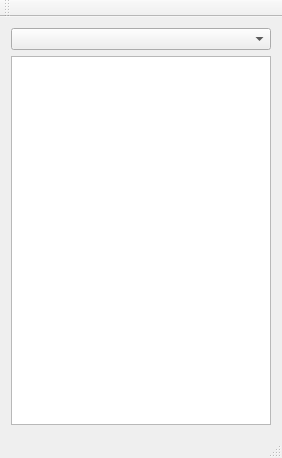
<?xml version="1.0" encoding="UTF-8"?>
<ui version="4.0">
 <class>DMWindow</class>
 <widget class="QMainWindow" name="DMWindow">
  <property name="geometry">
   <rect>
    <x>0</x>
    <y>0</y>
    <width>282</width>
    <height>458</height>
   </rect>
  </property>
  <property name="windowTitle">
   <string>MainWindow</string>
  </property>
  <widget class="QWidget" name="centralWidget">
   <layout class="QVBoxLayout" name="verticalLayout">
    <item>
     <widget class="QComboBox" name="comboBox"/>
    </item>
    <item>
     <widget class="QListWidget" name="listWidget"/>
    </item>
   </layout>
  </widget>
  <widget class="QMenuBar" name="menuBar">
   <property name="geometry">
    <rect>
     <x>0</x>
     <y>0</y>
     <width>282</width>
     <height>19</height>
    </rect>
   </property>
  </widget>
  <widget class="QToolBar" name="mainToolBar">
   <attribute name="toolBarArea">
    <enum>TopToolBarArea</enum>
   </attribute>
   <attribute name="toolBarBreak">
    <bool>false</bool>
   </attribute>
  </widget>
  <widget class="QStatusBar" name="statusBar"/>
 </widget>
 <layoutdefault spacing="6" margin="11"/>
 <resources/>
 <connections/>
</ui>
